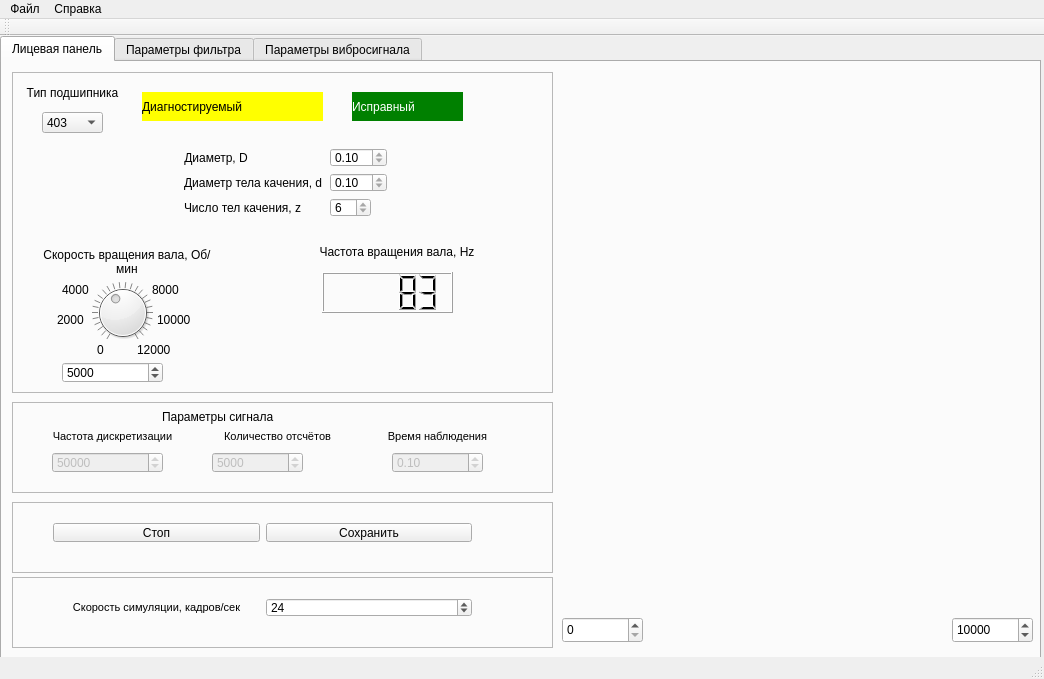
<?xml version="1.0" encoding="UTF-8"?>
<ui version="4.0">
 <class>MainWindow</class>
 <widget class="QMainWindow" name="MainWindow">
  <property name="geometry">
   <rect>
    <x>0</x>
    <y>0</y>
    <width>1044</width>
    <height>679</height>
   </rect>
  </property>
  <property name="windowTitle">
   <string>Вибростенд</string>
  </property>
  <widget class="QWidget" name="centralWidget">
   <widget class="QTabWidget" name="tabWidget">
    <property name="geometry">
     <rect>
      <x>0</x>
      <y>0</y>
      <width>1041</width>
      <height>631</height>
     </rect>
    </property>
    <property name="currentIndex">
     <number>0</number>
    </property>
    <widget class="QWidget" name="tab">
     <attribute name="title">
      <string>Лицевая панель</string>
     </attribute>
     <widget class="QCustomPlot" name="input_signal" native="true">
      <property name="geometry">
       <rect>
        <x>560</x>
        <y>10</y>
        <width>471</width>
        <height>186</height>
       </rect>
      </property>
     </widget>
     <widget class="QCustomPlot" name="signal_spectrum" native="true">
      <property name="geometry">
       <rect>
        <x>560</x>
        <y>375</y>
        <width>471</width>
        <height>176</height>
       </rect>
      </property>
     </widget>
     <widget class="QFrame" name="frame_7">
      <property name="geometry">
       <rect>
        <x>10</x>
        <y>440</y>
        <width>541</width>
        <height>71</height>
       </rect>
      </property>
      <property name="frameShape">
       <enum>QFrame::StyledPanel</enum>
      </property>
      <property name="frameShadow">
       <enum>QFrame::Raised</enum>
      </property>
      <widget class="QWidget" name="layoutWidget">
       <property name="geometry">
        <rect>
         <x>30</x>
         <y>10</y>
         <width>441</width>
         <height>41</height>
        </rect>
       </property>
       <layout class="QHBoxLayout" name="horizontalLayout_3">
        <item>
         <widget class="QPushButton" name="pushButton">
          <property name="layoutDirection">
           <enum>Qt::LeftToRight</enum>
          </property>
          <property name="text">
           <string>Стоп</string>
          </property>
          <property name="flat">
           <bool>false</bool>
          </property>
         </widget>
        </item>
        <item>
         <widget class="QPushButton" name="pushButton_2">
          <property name="layoutDirection">
           <enum>Qt::LeftToRight</enum>
          </property>
          <property name="text">
           <string>Сохранить</string>
          </property>
          <property name="flat">
           <bool>false</bool>
          </property>
         </widget>
        </item>
       </layout>
      </widget>
     </widget>
     <widget class="QFrame" name="frame_8">
      <property name="geometry">
       <rect>
        <x>10</x>
        <y>340</y>
        <width>541</width>
        <height>91</height>
       </rect>
      </property>
      <property name="frameShape">
       <enum>QFrame::StyledPanel</enum>
      </property>
      <property name="frameShadow">
       <enum>QFrame::Raised</enum>
      </property>
      <widget class="QLabel" name="label_13">
       <property name="geometry">
        <rect>
         <x>150</x>
         <y>0</y>
         <width>211</width>
         <height>29</height>
        </rect>
       </property>
       <property name="font">
        <font>
         <pointsize>9</pointsize>
        </font>
       </property>
       <property name="text">
        <string>Параметры сигнала</string>
       </property>
      </widget>
      <widget class="QSpinBox" name="discr_freq">
       <property name="enabled">
        <bool>false</bool>
       </property>
       <property name="geometry">
        <rect>
         <x>40</x>
         <y>50</y>
         <width>111</width>
         <height>21</height>
        </rect>
       </property>
       <property name="maximum">
        <number>100000</number>
       </property>
       <property name="value">
        <number>50000</number>
       </property>
      </widget>
      <widget class="QSpinBox" name="num_ticks">
       <property name="enabled">
        <bool>false</bool>
       </property>
       <property name="geometry">
        <rect>
         <x>200</x>
         <y>50</y>
         <width>91</width>
         <height>21</height>
        </rect>
       </property>
       <property name="maximum">
        <number>10000</number>
       </property>
       <property name="value">
        <number>5000</number>
       </property>
      </widget>
      <widget class="QDoubleSpinBox" name="observation_time">
       <property name="enabled">
        <bool>false</bool>
       </property>
       <property name="geometry">
        <rect>
         <x>380</x>
         <y>50</y>
         <width>91</width>
         <height>21</height>
        </rect>
       </property>
       <property name="singleStep">
        <double>0.100000000000000</double>
       </property>
       <property name="value">
        <double>0.100000000000000</double>
       </property>
      </widget>
      <widget class="QLabel" name="label_14">
       <property name="geometry">
        <rect>
         <x>30</x>
         <y>20</y>
         <width>141</width>
         <height>29</height>
        </rect>
       </property>
       <property name="font">
        <font>
         <pointsize>8</pointsize>
        </font>
       </property>
       <property name="text">
        <string>Частота дискретизации</string>
       </property>
       <property name="alignment">
        <set>Qt::AlignCenter</set>
       </property>
       <property name="wordWrap">
        <bool>true</bool>
       </property>
      </widget>
      <widget class="QLabel" name="label_15">
       <property name="geometry">
        <rect>
         <x>200</x>
         <y>20</y>
         <width>131</width>
         <height>29</height>
        </rect>
       </property>
       <property name="font">
        <font>
         <pointsize>8</pointsize>
        </font>
       </property>
       <property name="text">
        <string>Количество отсчётов</string>
       </property>
       <property name="alignment">
        <set>Qt::AlignCenter</set>
       </property>
       <property name="wordWrap">
        <bool>true</bool>
       </property>
      </widget>
      <widget class="QLabel" name="label_16">
       <property name="geometry">
        <rect>
         <x>370</x>
         <y>20</y>
         <width>111</width>
         <height>29</height>
        </rect>
       </property>
       <property name="font">
        <font>
         <pointsize>8</pointsize>
        </font>
       </property>
       <property name="text">
        <string>Время наблюдения</string>
       </property>
       <property name="alignment">
        <set>Qt::AlignCenter</set>
       </property>
       <property name="wordWrap">
        <bool>true</bool>
       </property>
      </widget>
     </widget>
     <widget class="QFrame" name="frame_9">
      <property name="geometry">
       <rect>
        <x>10</x>
        <y>10</y>
        <width>541</width>
        <height>321</height>
       </rect>
      </property>
      <property name="frameShape">
       <enum>QFrame::StyledPanel</enum>
      </property>
      <property name="frameShadow">
       <enum>QFrame::Raised</enum>
      </property>
      <widget class="QLabel" name="label_21">
       <property name="geometry">
        <rect>
         <x>10</x>
         <y>5</y>
         <width>101</width>
         <height>31</height>
        </rect>
       </property>
       <property name="font">
        <font>
         <pointsize>9</pointsize>
        </font>
       </property>
       <property name="text">
        <string>Тип подшипника</string>
       </property>
       <property name="alignment">
        <set>Qt::AlignCenter</set>
       </property>
       <property name="wordWrap">
        <bool>true</bool>
       </property>
      </widget>
      <widget class="QComboBox" name="bearing_type">
       <property name="geometry">
        <rect>
         <x>30</x>
         <y>40</y>
         <width>61</width>
         <height>21</height>
        </rect>
       </property>
       <item>
        <property name="text">
         <string>403</string>
        </property>
       </item>
       <item>
        <property name="text">
         <string>405</string>
        </property>
       </item>
       <item>
        <property name="text">
         <string>406</string>
        </property>
       </item>
      </widget>
      <widget class="QDial" name="shaft_rpm_dial">
       <property name="geometry">
        <rect>
         <x>60</x>
         <y>210</y>
         <width>101</width>
         <height>61</height>
        </rect>
       </property>
       <property name="minimum">
        <number>100</number>
       </property>
       <property name="maximum">
        <number>12000</number>
       </property>
       <property name="singleStep">
        <number>10</number>
       </property>
       <property name="pageStep">
        <number>10</number>
       </property>
       <property name="value">
        <number>5000</number>
       </property>
       <property name="tracking">
        <bool>true</bool>
       </property>
       <property name="wrapping">
        <bool>false</bool>
       </property>
       <property name="notchesVisible">
        <bool>true</bool>
       </property>
      </widget>
      <widget class="QSpinBox" name="shaft_rpm">
       <property name="geometry">
        <rect>
         <x>50</x>
         <y>290</y>
         <width>101</width>
         <height>21</height>
        </rect>
       </property>
       <property name="font">
        <font>
         <pointsize>9</pointsize>
        </font>
       </property>
       <property name="minimum">
        <number>100</number>
       </property>
       <property name="maximum">
        <number>12000</number>
       </property>
       <property name="value">
        <number>5000</number>
       </property>
      </widget>
      <widget class="QLCDNumber" name="shaft_rpm_real">
       <property name="geometry">
        <rect>
         <x>310</x>
         <y>200</y>
         <width>131</width>
         <height>41</height>
        </rect>
       </property>
       <property name="smallDecimalPoint">
        <bool>false</bool>
       </property>
       <property name="segmentStyle">
        <enum>QLCDNumber::Filled</enum>
       </property>
       <property name="value" stdset="0">
        <double>83.000000000000000</double>
       </property>
      </widget>
      <widget class="QLabel" name="label_26">
       <property name="geometry">
        <rect>
         <x>300</x>
         <y>160</y>
         <width>170</width>
         <height>39</height>
        </rect>
       </property>
       <property name="font">
        <font>
         <pointsize>9</pointsize>
        </font>
       </property>
       <property name="text">
        <string>Частота вращения вала, Hz</string>
       </property>
       <property name="alignment">
        <set>Qt::AlignCenter</set>
       </property>
       <property name="wordWrap">
        <bool>true</bool>
       </property>
      </widget>
      <widget class="QLabel" name="label_27">
       <property name="geometry">
        <rect>
         <x>30</x>
         <y>170</y>
         <width>170</width>
         <height>39</height>
        </rect>
       </property>
       <property name="font">
        <font>
         <pointsize>9</pointsize>
        </font>
       </property>
       <property name="text">
        <string>Скорость вращения вала, Об/мин</string>
       </property>
       <property name="alignment">
        <set>Qt::AlignCenter</set>
       </property>
       <property name="wordWrap">
        <bool>true</bool>
       </property>
      </widget>
      <widget class="QLabel" name="label_23">
       <property name="geometry">
        <rect>
         <x>130</x>
         <y>20</y>
         <width>181</width>
         <height>29</height>
        </rect>
       </property>
       <property name="styleSheet">
        <string notr="true">QLabel { background-color : yellow; color : black; }</string>
       </property>
       <property name="text">
        <string>Диагностируемый</string>
       </property>
      </widget>
      <widget class="QLabel" name="label_28">
       <property name="geometry">
        <rect>
         <x>340</x>
         <y>20</y>
         <width>111</width>
         <height>29</height>
        </rect>
       </property>
       <property name="styleSheet">
        <string notr="true">QLabel { background-color : green; color : white; }</string>
       </property>
       <property name="text">
        <string>Исправный</string>
       </property>
      </widget>
      <widget class="QWidget" name="layoutWidget">
       <property name="geometry">
        <rect>
         <x>10</x>
         <y>65</y>
         <width>521</width>
         <height>91</height>
        </rect>
       </property>
       <layout class="QFormLayout" name="formLayout">
        <property name="sizeConstraint">
         <enum>QLayout::SetDefaultConstraint</enum>
        </property>
        <property name="fieldGrowthPolicy">
         <enum>QFormLayout::ExpandingFieldsGrow</enum>
        </property>
        <property name="rowWrapPolicy">
         <enum>QFormLayout::DontWrapRows</enum>
        </property>
        <property name="labelAlignment">
         <set>Qt::AlignLeading|Qt::AlignLeft|Qt::AlignVCenter</set>
        </property>
        <property name="formAlignment">
         <set>Qt::AlignHCenter|Qt::AlignTop</set>
        </property>
        <item row="0" column="0">
         <widget class="QLabel" name="label_22">
          <property name="font">
           <font>
            <pointsize>9</pointsize>
           </font>
          </property>
          <property name="text">
           <string>Диаметр, D</string>
          </property>
          <property name="alignment">
           <set>Qt::AlignCenter</set>
          </property>
          <property name="wordWrap">
           <bool>true</bool>
          </property>
         </widget>
        </item>
        <item row="0" column="1">
         <widget class="QDoubleSpinBox" name="bearing_diameter">
          <property name="enabled">
           <bool>true</bool>
          </property>
          <property name="readOnly">
           <bool>true</bool>
          </property>
          <property name="singleStep">
           <double>0.100000000000000</double>
          </property>
          <property name="value">
           <double>0.100000000000000</double>
          </property>
         </widget>
        </item>
        <item row="1" column="0">
         <widget class="QLabel" name="label_25">
          <property name="minimumSize">
           <size>
            <width>0</width>
            <height>0</height>
           </size>
          </property>
          <property name="font">
           <font>
            <pointsize>9</pointsize>
           </font>
          </property>
          <property name="text">
           <string>Диаметр тела качения, d</string>
          </property>
          <property name="alignment">
           <set>Qt::AlignLeading|Qt::AlignLeft|Qt::AlignVCenter</set>
          </property>
          <property name="wordWrap">
           <bool>true</bool>
          </property>
         </widget>
        </item>
        <item row="1" column="1">
         <widget class="QDoubleSpinBox" name="balls_diameter">
          <property name="readOnly">
           <bool>true</bool>
          </property>
          <property name="singleStep">
           <double>0.100000000000000</double>
          </property>
          <property name="value">
           <double>0.100000000000000</double>
          </property>
         </widget>
        </item>
        <item row="2" column="0">
         <widget class="QLabel" name="label_24">
          <property name="minimumSize">
           <size>
            <width>140</width>
            <height>0</height>
           </size>
          </property>
          <property name="font">
           <font>
            <pointsize>9</pointsize>
           </font>
          </property>
          <property name="text">
           <string>Число тел качения, z</string>
          </property>
          <property name="alignment">
           <set>Qt::AlignLeading|Qt::AlignLeft|Qt::AlignVCenter</set>
          </property>
          <property name="wordWrap">
           <bool>true</bool>
          </property>
         </widget>
        </item>
        <item row="2" column="1">
         <widget class="QSpinBox" name="z">
          <property name="readOnly">
           <bool>true</bool>
          </property>
          <property name="maximum">
           <number>10</number>
          </property>
          <property name="value">
           <number>6</number>
          </property>
         </widget>
        </item>
       </layout>
      </widget>
      <widget class="QLabel" name="label_7">
       <property name="geometry">
        <rect>
         <x>85</x>
         <y>270</y>
         <width>16</width>
         <height>16</height>
        </rect>
       </property>
       <property name="text">
        <string>0</string>
       </property>
      </widget>
      <widget class="QLabel" name="label_9">
       <property name="geometry">
        <rect>
         <x>125</x>
         <y>270</y>
         <width>41</width>
         <height>16</height>
        </rect>
       </property>
       <property name="text">
        <string>12000</string>
       </property>
      </widget>
      <widget class="QLabel" name="label_18">
       <property name="geometry">
        <rect>
         <x>145</x>
         <y>240</y>
         <width>41</width>
         <height>16</height>
        </rect>
       </property>
       <property name="text">
        <string>10000</string>
       </property>
      </widget>
      <widget class="QLabel" name="label_19">
       <property name="geometry">
        <rect>
         <x>45</x>
         <y>240</y>
         <width>41</width>
         <height>16</height>
        </rect>
       </property>
       <property name="text">
        <string>2000</string>
       </property>
      </widget>
      <widget class="QLabel" name="label_20">
       <property name="geometry">
        <rect>
         <x>50</x>
         <y>210</y>
         <width>41</width>
         <height>16</height>
        </rect>
       </property>
       <property name="text">
        <string>4000</string>
       </property>
      </widget>
      <widget class="QLabel" name="label_29">
       <property name="geometry">
        <rect>
         <x>140</x>
         <y>210</y>
         <width>41</width>
         <height>16</height>
        </rect>
       </property>
       <property name="text">
        <string>8000</string>
       </property>
      </widget>
     </widget>
     <widget class="QSpinBox" name="right_bound">
      <property name="geometry">
       <rect>
        <x>950</x>
        <y>555</y>
        <width>81</width>
        <height>26</height>
       </rect>
      </property>
      <property name="minimum">
       <number>100</number>
      </property>
      <property name="maximum">
       <number>20000</number>
      </property>
      <property name="value">
       <number>10000</number>
      </property>
     </widget>
     <widget class="QCustomPlot" name="filter_FR" native="true">
      <property name="geometry">
       <rect>
        <x>560</x>
        <y>190</y>
        <width>471</width>
        <height>186</height>
       </rect>
      </property>
     </widget>
     <widget class="QFrame" name="frame_10">
      <property name="geometry">
       <rect>
        <x>10</x>
        <y>515</y>
        <width>541</width>
        <height>71</height>
       </rect>
      </property>
      <property name="frameShape">
       <enum>QFrame::StyledPanel</enum>
      </property>
      <property name="frameShadow">
       <enum>QFrame::Raised</enum>
      </property>
      <widget class="QWidget" name="layoutWidget_3">
       <property name="geometry">
        <rect>
         <x>30</x>
         <y>10</y>
         <width>441</width>
         <height>41</height>
        </rect>
       </property>
       <layout class="QHBoxLayout" name="horizontalLayout_5">
        <item>
         <widget class="QLabel" name="label_17">
          <property name="font">
           <font>
            <pointsize>8</pointsize>
           </font>
          </property>
          <property name="text">
           <string>Скорость симуляции, кадров/сек</string>
          </property>
          <property name="alignment">
           <set>Qt::AlignCenter</set>
          </property>
          <property name="wordWrap">
           <bool>true</bool>
          </property>
         </widget>
        </item>
        <item>
         <widget class="QSpinBox" name="desiredFPS">
          <property name="font">
           <font>
            <pointsize>9</pointsize>
           </font>
          </property>
          <property name="minimum">
           <number>0</number>
          </property>
          <property name="maximum">
           <number>1000</number>
          </property>
          <property name="singleStep">
           <number>1</number>
          </property>
          <property name="value">
           <number>24</number>
          </property>
         </widget>
        </item>
       </layout>
      </widget>
     </widget>
     <widget class="QSpinBox" name="left_bound">
      <property name="geometry">
       <rect>
        <x>560</x>
        <y>555</y>
        <width>81</width>
        <height>26</height>
       </rect>
      </property>
      <property name="minimum">
       <number>0</number>
      </property>
      <property name="maximum">
       <number>20000</number>
      </property>
      <property name="value">
       <number>0</number>
      </property>
     </widget>
    </widget>
    <widget class="QWidget" name="tab_2">
     <attribute name="title">
      <string>Параметры фильтра</string>
     </attribute>
     <widget class="QFrame" name="panel">
      <property name="geometry">
       <rect>
        <x>370</x>
        <y>15</y>
        <width>661</width>
        <height>431</height>
       </rect>
      </property>
      <property name="frameShape">
       <enum>QFrame::StyledPanel</enum>
      </property>
      <property name="frameShadow">
       <enum>QFrame::Raised</enum>
      </property>
      <widget class="QCustomPlot" name="filter_FR_big" native="true">
       <property name="geometry">
        <rect>
         <x>5</x>
         <y>5</y>
         <width>646</width>
         <height>416</height>
        </rect>
       </property>
      </widget>
     </widget>
     <widget class="QFrame" name="frame_2">
      <property name="geometry">
       <rect>
        <x>10</x>
        <y>10</y>
        <width>341</width>
        <height>431</height>
       </rect>
      </property>
      <property name="frameShape">
       <enum>QFrame::StyledPanel</enum>
      </property>
      <property name="frameShadow">
       <enum>QFrame::Raised</enum>
      </property>
      <widget class="QComboBox" name="comboBox_3">
       <property name="geometry">
        <rect>
         <x>5</x>
         <y>40</y>
         <width>121</width>
         <height>37</height>
        </rect>
       </property>
       <item>
        <property name="text">
         <string>Lowpass</string>
        </property>
       </item>
       <item>
        <property name="text">
         <string>Highpass</string>
        </property>
       </item>
       <item>
        <property name="text">
         <string>Passband</string>
        </property>
       </item>
      </widget>
      <widget class="QSpinBox" name="spinBox">
       <property name="enabled">
        <bool>true</bool>
       </property>
       <property name="geometry">
        <rect>
         <x>205</x>
         <y>45</y>
         <width>111</width>
         <height>39</height>
        </rect>
       </property>
       <property name="minimum">
        <number>1</number>
       </property>
       <property name="maximum">
        <number>500</number>
       </property>
       <property name="value">
        <number>50</number>
       </property>
      </widget>
      <widget class="QSpinBox" name="low_cutoff">
       <property name="enabled">
        <bool>false</bool>
       </property>
       <property name="geometry">
        <rect>
         <x>5</x>
         <y>125</y>
         <width>111</width>
         <height>39</height>
        </rect>
       </property>
       <property name="minimum">
        <number>10</number>
       </property>
       <property name="maximum">
        <number>20000</number>
       </property>
       <property name="singleStep">
        <number>100</number>
       </property>
       <property name="value">
        <number>1000</number>
       </property>
      </widget>
      <widget class="QSpinBox" name="high_cutoff">
       <property name="geometry">
        <rect>
         <x>205</x>
         <y>125</y>
         <width>111</width>
         <height>39</height>
        </rect>
       </property>
       <property name="minimum">
        <number>10</number>
       </property>
       <property name="maximum">
        <number>20000</number>
       </property>
       <property name="singleStep">
        <number>100</number>
       </property>
       <property name="value">
        <number>5000</number>
       </property>
      </widget>
      <widget class="QLabel" name="label_8">
       <property name="geometry">
        <rect>
         <x>5</x>
         <y>5</y>
         <width>141</width>
         <height>29</height>
        </rect>
       </property>
       <property name="text">
        <string>Тип фильтра</string>
       </property>
      </widget>
      <widget class="QLabel" name="label_10">
       <property name="geometry">
        <rect>
         <x>205</x>
         <y>5</y>
         <width>121</width>
         <height>29</height>
        </rect>
       </property>
       <property name="text">
        <string>Порядок</string>
       </property>
      </widget>
      <widget class="QLabel" name="label_11">
       <property name="geometry">
        <rect>
         <x>5</x>
         <y>95</y>
         <width>121</width>
         <height>29</height>
        </rect>
       </property>
       <property name="text">
        <string>Нижняя Fc</string>
       </property>
      </widget>
      <widget class="QLabel" name="label_12">
       <property name="geometry">
        <rect>
         <x>205</x>
         <y>95</y>
         <width>121</width>
         <height>29</height>
        </rect>
       </property>
       <property name="text">
        <string>Верхняя Fc</string>
       </property>
      </widget>
     </widget>
    </widget>
    <widget class="QWidget" name="tab_3">
     <attribute name="title">
      <string>Параметры вибросигнала</string>
     </attribute>
     <widget class="QDoubleSpinBox" name="defect1Spin">
      <property name="geometry">
       <rect>
        <x>10</x>
        <y>340</y>
        <width>71</width>
        <height>21</height>
       </rect>
      </property>
      <property name="maximum">
       <double>5.000000000000000</double>
      </property>
      <property name="singleStep">
       <double>0.100000000000000</double>
      </property>
     </widget>
     <widget class="QDoubleSpinBox" name="defect2Spin">
      <property name="geometry">
       <rect>
        <x>90</x>
        <y>340</y>
        <width>61</width>
        <height>21</height>
       </rect>
      </property>
      <property name="maximum">
       <double>4.000000000000000</double>
      </property>
      <property name="singleStep">
       <double>0.100000000000000</double>
      </property>
     </widget>
     <widget class="QDoubleSpinBox" name="defect3Spin">
      <property name="geometry">
       <rect>
        <x>160</x>
        <y>340</y>
        <width>61</width>
        <height>21</height>
       </rect>
      </property>
      <property name="maximum">
       <double>4.000000000000000</double>
      </property>
      <property name="singleStep">
       <double>0.100000000000000</double>
      </property>
     </widget>
     <widget class="QDoubleSpinBox" name="defect4Spin">
      <property name="geometry">
       <rect>
        <x>240</x>
        <y>340</y>
        <width>61</width>
        <height>21</height>
       </rect>
      </property>
      <property name="maximum">
       <double>3.000000000000000</double>
      </property>
      <property name="singleStep">
       <double>0.100000000000000</double>
      </property>
     </widget>
     <widget class="QDoubleSpinBox" name="defect5Spin">
      <property name="geometry">
       <rect>
        <x>315</x>
        <y>340</y>
        <width>71</width>
        <height>21</height>
       </rect>
      </property>
      <property name="maximum">
       <double>4.000000000000000</double>
      </property>
      <property name="singleStep">
       <double>0.100000000000000</double>
      </property>
     </widget>
     <widget class="QLabel" name="label_6">
      <property name="geometry">
       <rect>
        <x>0</x>
        <y>20</y>
        <width>661</width>
        <height>31</height>
       </rect>
      </property>
      <property name="text">
       <string>Значение амплитуд составляющих при возникновении дефектов</string>
      </property>
      <property name="textFormat">
       <enum>Qt::AutoText</enum>
      </property>
      <property name="scaledContents">
       <bool>false</bool>
      </property>
      <property name="wordWrap">
       <bool>true</bool>
      </property>
     </widget>
     <widget class="QWidget" name="layoutWidget">
      <property name="geometry">
       <rect>
        <x>-25</x>
        <y>130</y>
        <width>431</width>
        <height>201</height>
       </rect>
      </property>
      <layout class="QHBoxLayout" name="horizontalLayout">
       <item>
        <widget class="QSlider" name="defect1Slider">
         <property name="maximum">
          <number>500</number>
         </property>
         <property name="singleStep">
          <number>1</number>
         </property>
         <property name="orientation">
          <enum>Qt::Vertical</enum>
         </property>
         <property name="invertedControls">
          <bool>false</bool>
         </property>
         <property name="tickPosition">
          <enum>QSlider::NoTicks</enum>
         </property>
         <property name="tickInterval">
          <number>25</number>
         </property>
        </widget>
       </item>
       <item>
        <widget class="QSlider" name="defect2Slider">
         <property name="maximum">
          <number>400</number>
         </property>
         <property name="orientation">
          <enum>Qt::Vertical</enum>
         </property>
        </widget>
       </item>
       <item>
        <widget class="QSlider" name="defect3Slider">
         <property name="maximum">
          <number>400</number>
         </property>
         <property name="orientation">
          <enum>Qt::Vertical</enum>
         </property>
        </widget>
       </item>
       <item>
        <widget class="QSlider" name="defect4Slider">
         <property name="maximum">
          <number>300</number>
         </property>
         <property name="orientation">
          <enum>Qt::Vertical</enum>
         </property>
        </widget>
       </item>
       <item>
        <widget class="QSlider" name="defect5Slider">
         <property name="maximum">
          <number>400</number>
         </property>
         <property name="orientation">
          <enum>Qt::Vertical</enum>
         </property>
        </widget>
       </item>
      </layout>
     </widget>
     <widget class="QWidget" name="layoutWidget">
      <property name="geometry">
       <rect>
        <x>30</x>
        <y>100</y>
        <width>376</width>
        <height>31</height>
       </rect>
      </property>
      <layout class="QHBoxLayout" name="horizontalLayout_2">
       <item>
        <widget class="QLabel" name="label">
         <property name="text">
          <string>A1</string>
         </property>
        </widget>
       </item>
       <item>
        <widget class="QLabel" name="label_2">
         <property name="text">
          <string>A2</string>
         </property>
        </widget>
       </item>
       <item>
        <widget class="QLabel" name="label_3">
         <property name="text">
          <string>A3</string>
         </property>
        </widget>
       </item>
       <item>
        <widget class="QLabel" name="label_4">
         <property name="text">
          <string>A4</string>
         </property>
        </widget>
       </item>
       <item>
        <widget class="QLabel" name="label_5">
         <property name="text">
          <string>A5</string>
         </property>
        </widget>
       </item>
      </layout>
     </widget>
     <widget class="QFrame" name="frame_3">
      <property name="geometry">
       <rect>
        <x>415</x>
        <y>60</y>
        <width>766</width>
        <height>446</height>
       </rect>
      </property>
      <property name="frameShape">
       <enum>QFrame::StyledPanel</enum>
      </property>
      <property name="frameShadow">
       <enum>QFrame::Raised</enum>
      </property>
      <widget class="QSpinBox" name="left_bound_2">
       <property name="geometry">
        <rect>
         <x>5</x>
         <y>415</y>
         <width>81</width>
         <height>26</height>
        </rect>
       </property>
       <property name="minimum">
        <number>0</number>
       </property>
       <property name="maximum">
        <number>20000</number>
       </property>
       <property name="value">
        <number>0</number>
       </property>
      </widget>
      <widget class="QSpinBox" name="right_bound_2">
       <property name="geometry">
        <rect>
         <x>530</x>
         <y>415</y>
         <width>81</width>
         <height>26</height>
        </rect>
       </property>
       <property name="minimum">
        <number>0</number>
       </property>
       <property name="maximum">
        <number>20000</number>
       </property>
       <property name="value">
        <number>10000</number>
       </property>
      </widget>
      <widget class="QCustomPlot" name="signal_spectrum_big" native="true">
       <property name="geometry">
        <rect>
         <x>5</x>
         <y>5</y>
         <width>611</width>
         <height>406</height>
        </rect>
       </property>
      </widget>
     </widget>
    </widget>
   </widget>
  </widget>
  <widget class="QMenuBar" name="menuBar">
   <property name="geometry">
    <rect>
     <x>0</x>
     <y>0</y>
     <width>1044</width>
     <height>19</height>
    </rect>
   </property>
   <widget class="QMenu" name="menu">
    <property name="title">
     <string>Файл</string>
    </property>
    <addaction name="save_as"/>
    <addaction name="exit"/>
   </widget>
   <widget class="QMenu" name="menu_2">
    <property name="title">
     <string>Справка</string>
    </property>
    <addaction name="about"/>
   </widget>
   <addaction name="menu"/>
   <addaction name="menu_2"/>
  </widget>
  <widget class="QToolBar" name="mainToolBar">
   <attribute name="toolBarArea">
    <enum>TopToolBarArea</enum>
   </attribute>
   <attribute name="toolBarBreak">
    <bool>false</bool>
   </attribute>
  </widget>
  <widget class="QStatusBar" name="statusBar"/>
  <action name="exit">
   <property name="text">
    <string>Выход</string>
   </property>
  </action>
  <action name="save_as">
   <property name="text">
    <string>Сохранить как ...</string>
   </property>
  </action>
  <action name="about">
   <property name="text">
    <string>О программе</string>
   </property>
  </action>
  <action name="actionRegenerate_signal">
   <property name="text">
    <string>regenerate_signal</string>
   </property>
  </action>
 </widget>
 <layoutdefault spacing="6" margin="11"/>
 <customwidgets>
  <customwidget>
   <class>QCustomPlot</class>
   <extends>QWidget</extends>
   <header>qcustomplot.h</header>
   <container>1</container>
  </customwidget>
 </customwidgets>
 <resources/>
 <connections/>
</ui>
